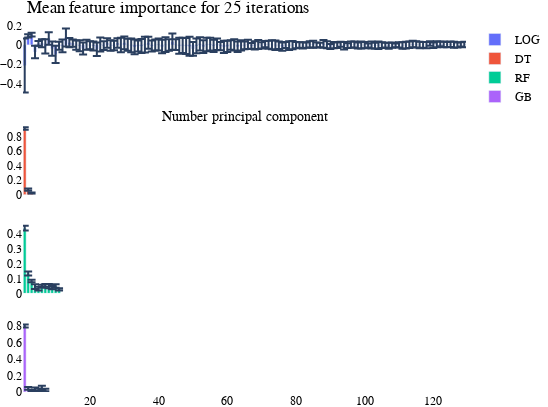

Notebook code for this chart:
### Code cell
visualize.plot_important_features(SupervisedModels,
                               X = trainingData.drop(["material_id", "full_formula"], axis=1),
                               k = numberSplits, 
                               n = numberRuns,                                      
                     prettyNames = prettyNames,
                           numPC = numberOfPrincipalComponents,
                        approach = InsertApproach,
                         numFeat = 10)

### Figure 1 — Plotly figure (JSON) as saved in the notebook; plotly's stock layout.template omitted (floating-point values rounded to 4 significant figures; data arrays with more than 128 entries replaced by an {"elided": "..."} marker saying what was removed)
{"data": [{"error_y": {"array": {"elided": "129 float values"}, "type": "data"}, "name": "LOG ", "type": "bar", "x": {"elided": "176 int values"}, "xaxis": "x", "y": {"elided": "129 float values"}, "yaxis": "y"}, {"error_y": {"array": [0.0171, 0.01513, 0.008715], "type": "data"}, "name": "DT ", "type": "bar", "x": {"elided": "176 int values"}, "xaxis": "x2", "y": [0.9091, 0.06866, 0.02229], "yaxis": "y2"}, {"error_y": {"array": [0.01572, 0.01369, 0.00836, 0.01542, 0.01261, 0.01073, 0.009195, 0.01452, 0.01041, 0.01139, 0.008353], "type": "data"}, "name": "RF ", "type": "bar", "x": {"elided": "176 int values"}, "xaxis": "x3", "y": [0.4396, 0.1337, 0.08385, 0.04528, 0.03146, 0.04807, 0.05436, 0.04871, 0.03874, 0.04928, 0.02695], "yaxis": "y3"}, {"error_y": {"array": [0.01859, 0.01612, 0.008418, 0.01791, 0.01698, 0.02526, 0.01464], "type": "data"}, "name": "GB ", "type": "bar", "x": {"elided": "176 int values"}, "xaxis": "x4", "y": [0.8022, 0.04408, 0.0183, 0.03706, 0.02462, 0.04943, 0.02434], "yaxis": "y4"}], "layout": {"autosize": false, "barmode": "group", "font": {"color": "Black", "family": "Palatino", "size": 12}, "height": 407.3, "margin": {"b": 0, "l": 0, "r": 0, "t": 25}, "paper_bgcolor": "rgba(0, 0, 0, 0)", "plot_bgcolor": "rgba(0, 0, 0, 0)", "title": {"text": "Mean feature importance for 25 iterations"}, "width": 548.2, "xaxis": {"anchor": "y", "domain": [0, 1], "matches": "x4", "showticklabels": false, "title": {"text": "Number principal component"}}, "xaxis2": {"anchor": "y2", "domain": [0, 1], "matches": "x4", "showticklabels": false}, "xaxis3": {"anchor": "y3", "domain": [0, 1], "matches": "x4", "showticklabels": false}, "xaxis4": {"anchor": "y4", "domain": [0, 1]}, "yaxis": {"anchor": "x", "domain": [0.8063, 1]}, "yaxis2": {"anchor": "x2", "domain": [0.5375, 0.7312]}, "yaxis3": {"anchor": "x3", "domain": [0.2687, 0.4625]}, "yaxis4": {"anchor": "x4", "domain": [0, 0.1938]}}}
